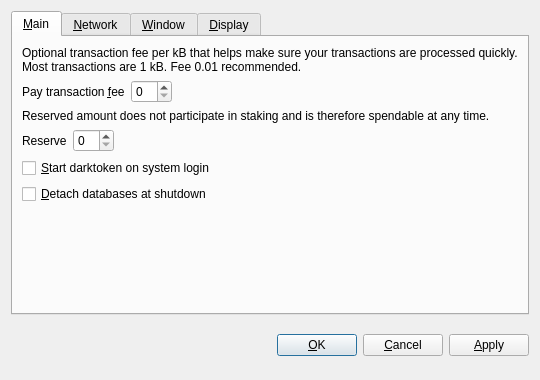
<?xml version="1.0" encoding="UTF-8"?>
<ui version="4.0">
 <class>OptionsDialog</class>
 <widget class="QDialog" name="OptionsDialog">
  <property name="geometry">
   <rect>
    <x>0</x>
    <y>0</y>
    <width>540</width>
    <height>380</height>
   </rect>
  </property>
  <property name="windowTitle">
   <string>Options</string>
  </property>
  <property name="modal">
   <bool>true</bool>
  </property>
  <layout class="QVBoxLayout" name="verticalLayout">
   <item>
    <widget class="QTabWidget" name="tabWidget">
     <property name="tabPosition">
      <enum>QTabWidget::North</enum>
     </property>
     <property name="currentIndex">
      <number>0</number>
     </property>
     <widget class="QWidget" name="tabMain">
      <attribute name="title">
       <string>&amp;Main</string>
      </attribute>
      <layout class="QVBoxLayout" name="verticalLayout_Main">
       <item>
        <widget class="QLabel" name="transactionFeeInfoLabel">
         <property name="text">
          <string>Optional transaction fee per kB that helps make sure your transactions are processed quickly. Most transactions are 1 kB. Fee 0.01 recommended.</string>
         </property>
         <property name="textFormat">
          <enum>Qt::PlainText</enum>
         </property>
         <property name="wordWrap">
          <bool>true</bool>
         </property>
        </widget>
       </item>
       <item>
        <layout class="QHBoxLayout" name="horizontalLayoutFee">
         <item>
          <widget class="QLabel" name="transactionFeeLabel">
           <property name="text">
            <string>Pay transaction &amp;fee</string>
           </property>
           <property name="textFormat">
            <enum>Qt::PlainText</enum>
           </property>
           <property name="buddy">
            <cstring>transactionFee</cstring>
           </property>
          </widget>
         </item>
         <item>
          <widget class="darktokenAmountField" name="transactionFee"/>
         </item>
         <item>
          <spacer name="horizontalSpacerFee">
           <property name="orientation">
            <enum>Qt::Horizontal</enum>
           </property>
           <property name="sizeHint" stdset="0">
            <size>
             <width>40</width>
             <height>20</height>
            </size>
           </property>
          </spacer>
         </item>
        </layout>
       </item>
       <item>
        <widget class="QLabel" name="reserveBalanceInfoLabel">
         <property name="text">
          <string>Reserved amount does not participate in staking and is therefore spendable at any time.</string>
         </property>
         <property name="textFormat">
          <enum>Qt::PlainText</enum>
         </property>
         <property name="wordWrap">
          <bool>true</bool>
         </property>
        </widget>
       </item>
       <item>
        <layout class="QHBoxLayout" name="horizontalLayoutReserveBalance">
         <item>
          <widget class="QLabel" name="reserveBalanceLabel">
           <property name="text">
            <string>Reserve</string>
           </property>
           <property name="textFormat">
            <enum>Qt::PlainText</enum>
           </property>
           <property name="buddy">
            <cstring>reserveBalance</cstring>
           </property>
          </widget>
         </item>
         <item>
          <widget class="darktokenAmountField" name="reserveBalance"/>
         </item>
         <item>
          <spacer name="horizontalSpacerReserveBalance">
           <property name="orientation">
            <enum>Qt::Horizontal</enum>
           </property>
           <property name="sizeHint" stdset="0">
            <size>
             <width>40</width>
             <height>20</height>
            </size>
           </property>
          </spacer>
         </item>
        </layout>
       </item>
       <item>
        <widget class="QCheckBox" name="darktokenAtStartup">
         <property name="toolTip">
          <string>Automatically start darktoken after logging in to the system.</string>
         </property>
         <property name="text">
          <string>&amp;Start darktoken on system login</string>
         </property>
        </widget>
       </item>
       <item>
        <widget class="QCheckBox" name="detachDatabases">
         <property name="toolTip">
          <string>Detach block and address databases at shutdown. This means they can be moved to another data directory, but it slows down shutdown. The wallet is always detached.</string>
         </property>
         <property name="text">
          <string>&amp;Detach databases at shutdown</string>
         </property>
        </widget>
       </item>
       <item>
        <spacer name="verticalSpacer_Main">
         <property name="orientation">
          <enum>Qt::Vertical</enum>
         </property>
         <property name="sizeHint" stdset="0">
          <size>
           <width>20</width>
           <height>40</height>
          </size>
         </property>
        </spacer>
       </item>
      </layout>
     </widget>
     <widget class="QWidget" name="tabNetwork">
      <attribute name="title">
       <string>&amp;Network</string>
      </attribute>
      <layout class="QVBoxLayout" name="verticalLayout_Network">
       <item>
        <widget class="QCheckBox" name="mapPortUpnp">
         <property name="toolTip">
          <string>Automatically open the darktoken client port on the router. This only works when your router supports UPnP and it is enabled.</string>
         </property>
         <property name="text">
          <string>Map port using &amp;UPnP</string>
         </property>
        </widget>
       </item>
       <item>
        <widget class="QCheckBox" name="connectSocks">
         <property name="toolTip">
          <string>Connect to the darktoken network through a SOCKS proxy (e.g. when connecting through Tor).</string>
         </property>
         <property name="text">
          <string>&amp;Connect through SOCKS proxy:</string>
         </property>
        </widget>
       </item>
       <item>
        <layout class="QHBoxLayout" name="horizontalLayout_Network">
         <item>
          <widget class="QLabel" name="proxyIpLabel">
           <property name="text">
            <string>Proxy &amp;IP:</string>
           </property>
           <property name="textFormat">
            <enum>Qt::PlainText</enum>
           </property>
           <property name="buddy">
            <cstring>proxyIp</cstring>
           </property>
          </widget>
         </item>
         <item>
          <widget class="QValidatedLineEdit" name="proxyIp">
           <property name="maximumSize">
            <size>
             <width>140</width>
             <height>16777215</height>
            </size>
           </property>
           <property name="toolTip">
            <string>IP address of the proxy (e.g. 127.0.0.1)</string>
           </property>
          </widget>
         </item>
         <item>
          <widget class="QLabel" name="proxyPortLabel">
           <property name="text">
            <string>&amp;Port:</string>
           </property>
           <property name="textFormat">
            <enum>Qt::PlainText</enum>
           </property>
           <property name="buddy">
            <cstring>proxyPort</cstring>
           </property>
          </widget>
         </item>
         <item>
          <widget class="QLineEdit" name="proxyPort">
           <property name="maximumSize">
            <size>
             <width>55</width>
             <height>16777215</height>
            </size>
           </property>
           <property name="toolTip">
            <string>Port of the proxy (e.g. 9050)</string>
           </property>
          </widget>
         </item>
         <item>
          <widget class="QLabel" name="socksVersionLabel">
           <property name="text">
            <string>SOCKS &amp;Version:</string>
           </property>
           <property name="textFormat">
            <enum>Qt::PlainText</enum>
           </property>
           <property name="buddy">
            <cstring>socksVersion</cstring>
           </property>
          </widget>
         </item>
         <item>
          <widget class="QValueComboBox" name="socksVersion">
           <property name="toolTip">
            <string>SOCKS version of the proxy (e.g. 5)</string>
           </property>
          </widget>
         </item>
         <item>
          <spacer name="horizontalSpacer_Network">
           <property name="orientation">
            <enum>Qt::Horizontal</enum>
           </property>
           <property name="sizeHint" stdset="0">
            <size>
             <width>40</width>
             <height>20</height>
            </size>
           </property>
          </spacer>
         </item>
        </layout>
       </item>
       <item>
        <spacer name="verticalSpacer_Network">
         <property name="orientation">
          <enum>Qt::Vertical</enum>
         </property>
         <property name="sizeHint" stdset="0">
          <size>
           <width>20</width>
           <height>40</height>
          </size>
         </property>
        </spacer>
       </item>
      </layout>
     </widget>
     <widget class="QWidget" name="tabWindow">
      <attribute name="title">
       <string>&amp;Window</string>
      </attribute>
      <layout class="QVBoxLayout" name="verticalLayout_Window">
       <item>
        <widget class="QCheckBox" name="minimizeToTray">
         <property name="toolTip">
          <string>Show only a tray icon after minimizing the window.</string>
         </property>
         <property name="text">
          <string>&amp;Minimize to the tray instead of the taskbar</string>
         </property>
        </widget>
       </item>
       <item>
        <widget class="QCheckBox" name="minimizeOnClose">
         <property name="toolTip">
          <string>Minimize instead of exit the application when the window is closed. When this option is enabled, the application will be closed only after selecting Quit in the menu.</string>
         </property>
         <property name="text">
          <string>M&amp;inimize on close</string>
         </property>
        </widget>
       </item>
       <item>
        <spacer name="verticalSpacer_Window">
         <property name="orientation">
          <enum>Qt::Vertical</enum>
         </property>
         <property name="sizeHint" stdset="0">
          <size>
           <width>20</width>
           <height>40</height>
          </size>
         </property>
        </spacer>
       </item>
      </layout>
     </widget>
     <widget class="QWidget" name="tabDisplay">
      <attribute name="title">
       <string>&amp;Display</string>
      </attribute>
      <layout class="QVBoxLayout" name="verticalLayout_Display">
       <item>
        <layout class="QHBoxLayout" name="horizontalLayout_1_Display">
         <item>
          <widget class="QLabel" name="langLabel">
           <property name="text">
            <string>User Interface &amp;language:</string>
           </property>
           <property name="textFormat">
            <enum>Qt::PlainText</enum>
           </property>
           <property name="buddy">
            <cstring>lang</cstring>
           </property>
          </widget>
         </item>
         <item>
          <widget class="QValueComboBox" name="lang">
           <property name="toolTip">
            <string>The user interface language can be set here. This setting will take effect after restarting darktoken.</string>
           </property>
          </widget>
         </item>
        </layout>
       </item>
       <item>
        <layout class="QHBoxLayout" name="horizontalLayout_2_Display">
         <item>
          <widget class="QLabel" name="unitLabel">
           <property name="text">
            <string>&amp;Unit to show amounts in:</string>
           </property>
           <property name="textFormat">
            <enum>Qt::PlainText</enum>
           </property>
           <property name="buddy">
            <cstring>unit</cstring>
           </property>
          </widget>
         </item>
         <item>
          <widget class="QValueComboBox" name="unit">
           <property name="toolTip">
            <string>Choose the default subdivision unit to show in the interface and when sending coins.</string>
           </property>
          </widget>
         </item>
        </layout>
       </item>
       <item>
        <widget class="QCheckBox" name="displayAddresses">
         <property name="toolTip">
          <string>Whether to show darktoken addresses in the transaction list or not.</string>
         </property>
         <property name="text">
          <string>&amp;Display addresses in transaction list</string>
         </property>
        </widget>
       </item>
       <item>
        <widget class="QCheckBox" name="coinControlFeatures">
         <property name="toolTip">
          <string>Whether to show coin control features or not.</string>
         </property>
         <property name="text">
          <string>Display coin &amp;control features (experts only!)</string>
         </property>
        </widget>
       </item>
       <item>
        <spacer name="verticalSpacer_Display">
         <property name="orientation">
          <enum>Qt::Vertical</enum>
         </property>
         <property name="sizeHint" stdset="0">
          <size>
           <width>20</width>
           <height>40</height>
          </size>
         </property>
        </spacer>
       </item>
      </layout>
     </widget>
    </widget>
   </item>
   <item>
    <layout class="QHBoxLayout" name="horizontalLayout_Buttons">
     <item>
      <spacer name="horizontalSpacer_1">
       <property name="orientation">
        <enum>Qt::Horizontal</enum>
       </property>
       <property name="sizeHint" stdset="0">
        <size>
         <width>40</width>
         <height>48</height>
        </size>
       </property>
      </spacer>
     </item>
     <item>
      <widget class="QLabel" name="statusLabel">
       <property name="font">
        <font>
         <weight>75</weight>
         <bold>true</bold>
        </font>
       </property>
       <property name="text">
        <string/>
       </property>
       <property name="textFormat">
        <enum>Qt::PlainText</enum>
       </property>
       <property name="wordWrap">
        <bool>true</bool>
       </property>
      </widget>
     </item>
     <item>
      <spacer name="horizontalSpacer_2">
       <property name="orientation">
        <enum>Qt::Horizontal</enum>
       </property>
       <property name="sizeHint" stdset="0">
        <size>
         <width>40</width>
         <height>48</height>
        </size>
       </property>
      </spacer>
     </item>
     <item>
      <widget class="QPushButton" name="okButton">
       <property name="text">
        <string>&amp;OK</string>
       </property>
      </widget>
     </item>
     <item>
      <widget class="QPushButton" name="cancelButton">
       <property name="text">
        <string>&amp;Cancel</string>
       </property>
       <property name="autoDefault">
        <bool>false</bool>
       </property>
      </widget>
     </item>
     <item>
      <widget class="QPushButton" name="applyButton">
       <property name="text">
        <string>&amp;Apply</string>
       </property>
       <property name="autoDefault">
        <bool>false</bool>
       </property>
      </widget>
     </item>
    </layout>
   </item>
  </layout>
 </widget>
 <customwidgets>
  <customwidget>
   <class>darktokenAmountField</class>
   <extends>QSpinBox</extends>
   <header>darktokenamountfield.h</header>
  </customwidget>
  <customwidget>
   <class>QValueComboBox</class>
   <extends>QComboBox</extends>
   <header>qvaluecombobox.h</header>
  </customwidget>
  <customwidget>
   <class>QValidatedLineEdit</class>
   <extends>QLineEdit</extends>
   <header>qvalidatedlineedit.h</header>
  </customwidget>
 </customwidgets>
 <resources/>
 <connections/>
</ui>
